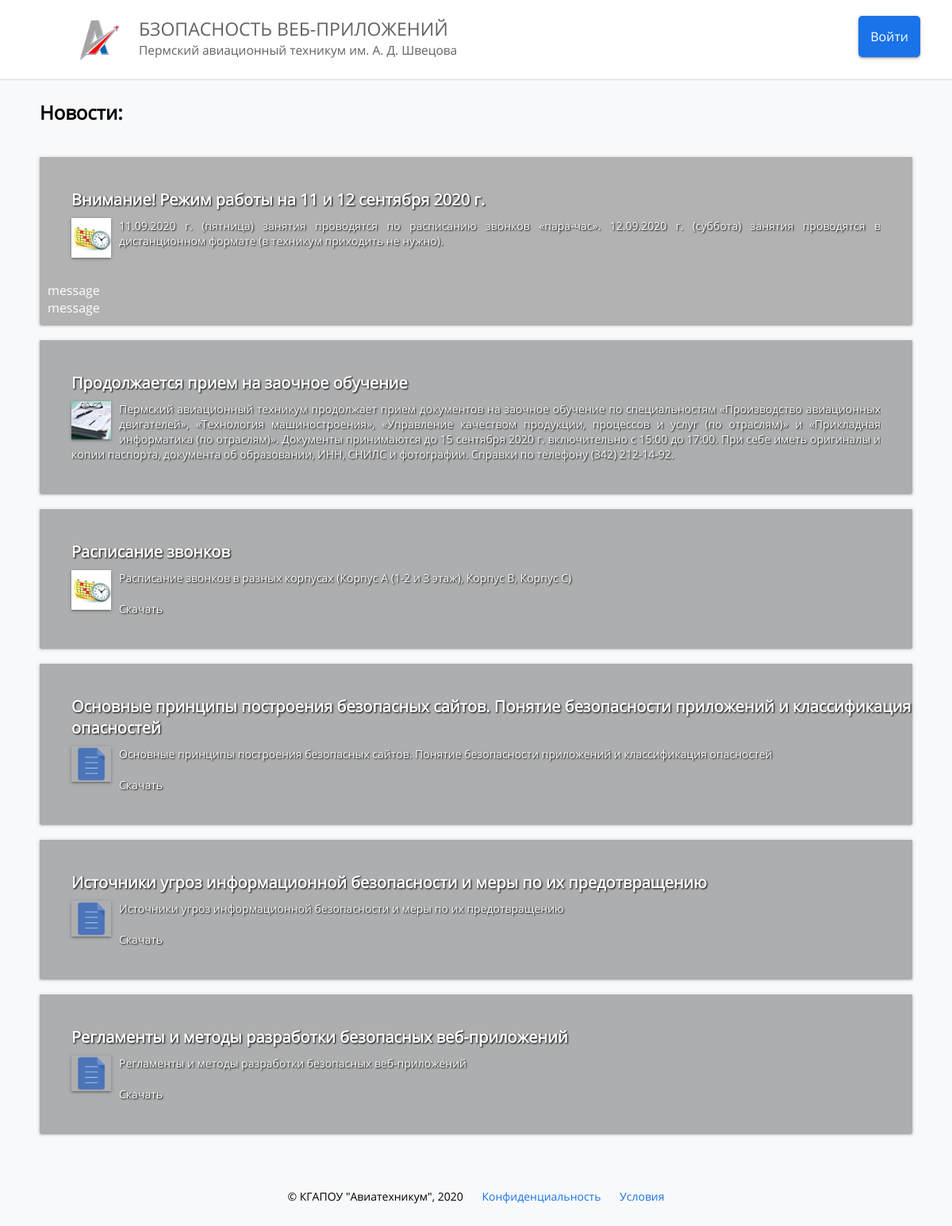
The page / on the database its author committed.
### tables this page shows
CREATE TABLE `news` (
  `id` int NOT NULL,
  `title` varchar(255) NOT NULL,
  `text` varchar(1000) NOT NULL,
  `img` varchar(255) NOT NULL
);

CREATE TABLE `comments` (
  `Id` int NOT NULL COMMENT 'Код',
  `IdUser` int NOT NULL COMMENT 'Код пользователя',
  `IdPost` int NOT NULL COMMENT 'Код поста',
  `Messages` varchar(1000) NOT NULL COMMENT 'Сообщение'
);

### index.php (the view, shortened to what this page needs)
<?php
	include("./settings/connect_datebase.php");
?>
<!DOCTYPE HTML>
<html>
	<head>
		<link rel="stylesheet" href="style.css">
	</head>
	<body>
		<div class="top-menu">
			<a class="button" href = "./login.php">Войти</a>
			<a href=#><img src = "img/logo1.png"/></a>
			<div class="name">
				<a href="index.php">
					<div class="subname">БЗОПАСНОСТЬ  ВЕБ-ПРИЛОЖЕНИЙ</div>
					Пермский авиационный техникум им. А. Д. Швецова
				</a>
			</div>
		</div>
		<div class="space"> </div>
		<div class="main">
			<div class="content">
				<div class="name">Новости:</div>
				<div>
					<?php
						$query_news = $mysqli->query("SELECT * FROM `news`;");
						while($read_news = $query_news->fetch_assoc()) {
							$QueryMessages = $mysqli->query("SELECT * FROM `comments` WHERE `IdPost` = {$read_news["id"]}");
							echo '
								<div class="specialty">
									<div class = "slider">
										<div class = "inner">
											<div class="name">'.$read_news["title"].'</div>
											<div class="description" style="overflow: auto;">
												<img src = "'.$read_news["img"].'" style="width: 50px; box-shadow: 0 2px 2px 0 rgba(0,0,0,.14), 0 3px 1px -2px rgba(0,0,0,.12), 0 1px 5px 0 rgba(0,0,0,.2); float: left; margin-right: 10px;">
												'.$read_news["text"].'
											</div>
											<div class="messages">
												';
												while($ReadMessages = $QueryMessages->fetch_assoc()) {
													echo "<div>".$ReadMessages["Messages"]."</div>";
												}
											echo '</div>';
										echo
										'</div>
									</div>
								</div>
							';
						}
					?>
					<div class="footer">
						© КГАПОУ "Авиатехникум", 2020
						<a href=#>Конфиденциальность</a>
						<a href=#>Условия</a>
					</div>
				</div>
			</div>
		</div>
	</body>
</html>

### style.css (style rules this page uses)
html, body { padding: 0px; margin: 0px; background-color: #F8F9FA; font-family: pat_fonts; }
.main { width: 100%; }
.space { height: 125px; width: 100%; }
.top-menu { width: 100%; height: 100px; background-color: #FFFFFF; border-bottom: 1px solid #DADCE0; position: fixed; }
.top-menu img { width: 50px; height: 50px; margin-left: 100px; margin-top: 25px; float: left; margin-right: 25px; }
.top-menu .name { padding-top: 20px; }
.top-menu .name a { font-size: 15.5px; color: #5F6368; text-decoration: none; }
.top-menu .name a .subname { font-size: 23px; color: #5F6368; text-decoration: none; }
.main .content { margin-left: 50px; margin-right: 50px; width: auto; }
.main .content .name { font-size: 24px; font-weight:bold; padding-bottom: 40px; }
.main .content .specialty { min-height: 150px; margin-bottom: 20px; width: inherit; box-shadow: 0 2px 2px 0 rgba(0,0,0,.14), 0 3px 1px -2px rgba(0,0,0,.12), 0 1px 5px 0 rgba(0,0,0,.2); background-size: cover; background-repeat: no-repeat; color: #FFFFFF; background-position: 0px 50%; }
.main .content .specialty .slider { background-size: cover; background-repeat: no-repeat; background-position: 0px 50%; min-height: 150px; }
.main .content .specialty:first-child { //background-image: URL("img/specialty_1(1).png"); background-color: #fff; }
.main .content .specialty:first-child .slider { //background-image: URL("img/specialty_1(2).png"); background-color: #fff; }
.main .content .footer { padding-top: 50px; height: 50px; font-size: 14px; text-align: center; }
.main .content .footer a { text-decoration: none; color: #1A73E8; }
.main .content .footer a:nth-child(1) { margin: 0px 20px; }
.main .content .specialty .inner { min-height:150px; background: rgb(0,0,0, .3); transition: 1s; }
.main .content .specialty .name { padding-left: 40px; padding-top: 40px; font-weight: 0; font-size: 20px; padding-bottom: 0px; text-shadow: 1px 1px 2px black; }
.main .content .specialty .description { padding-left: 40px; padding-top: 10px; font-weight: 0; font-size: 14px; margin-right: 40px; text-align: justify; padding-bottom: 20px; text-shadow: 1px 1px 2px black; }
.main .content .specialty .description a { margin-top: 10px; color: #FFFFFF; display: block; text-decoration: none; padding-top: 10px; //float: right; text-shadow: 1px 1px 2px black; }
.button { background-color: #1A73E8; color: #FFFFFF; text-decoration: none; padding: 15px; border-radius: 5px; box-shadow: 0 2px 2px 0 rgba(0,0,0,.14), 0 3px 1px -2px rgba(0,0,0,.12), 0 1px 5px 0 rgba(0,0,0,.2); float: right; margin-right: 40px; margin-top: 20px; transition: 1s; cursor: pointer; }
.messages { padding: 10px; }

### rows shown on the page
news: title "Внимание! Режим работы на 11 и 12 сентября 2020 г.", text "11.09.2020 г. (пятница) занятия проводятся по расписанию звонков «пара-час». 12.09.2020 г. (суббота) занятия проводятся в дистанционном формате (в техникум приходить не нужно)."
comments: Messages "message"
comments: Messages "message"
news: title "Продолжается прием на заочное обучение", shows a picture, text "Пермский авиационный техникум продолжает прием документов на заочное обучение по специальностям «Производство авиационных двигателей», «Технология машиностроения», «Управление качеством продукции, процессов и услуг (по отраслям)» и «Прикладная информатика (по отраслям)». Документы принимаются до 15 сентября 2020 г. включительно с 15:00 до 17:00. При себе иметь оригиналы и копии паспорта, документа об образовании, ИНН, СНИЛС и фотографии. Справки по телефону (342) 212-14-92."
news: title "Расписание звонков", img (picture), text "Расписание звонков в разных корпусах (Корпус А (1-2 и 3 этаж), Корпус В, Корпус С) Скачать"
news: title "Основные принципы построения безопасных сайтов. Понятие безопасности приложений и классификация опасностей", img (picture), text "Основные принципы построения безопасных сайтов. Понятие безопасности приложений и классификация опасностей Скачать"
news: title "Источники угроз информационной безопасности и меры по их предотвращению", img (picture), text "Источники угроз информационной безопасности и меры по их предотвращению Скачать"
news: title "Регламенты и методы разработки безопасных веб-приложений", img (picture), text "Регламенты и методы разработки безопасных веб-приложений Скачать"
